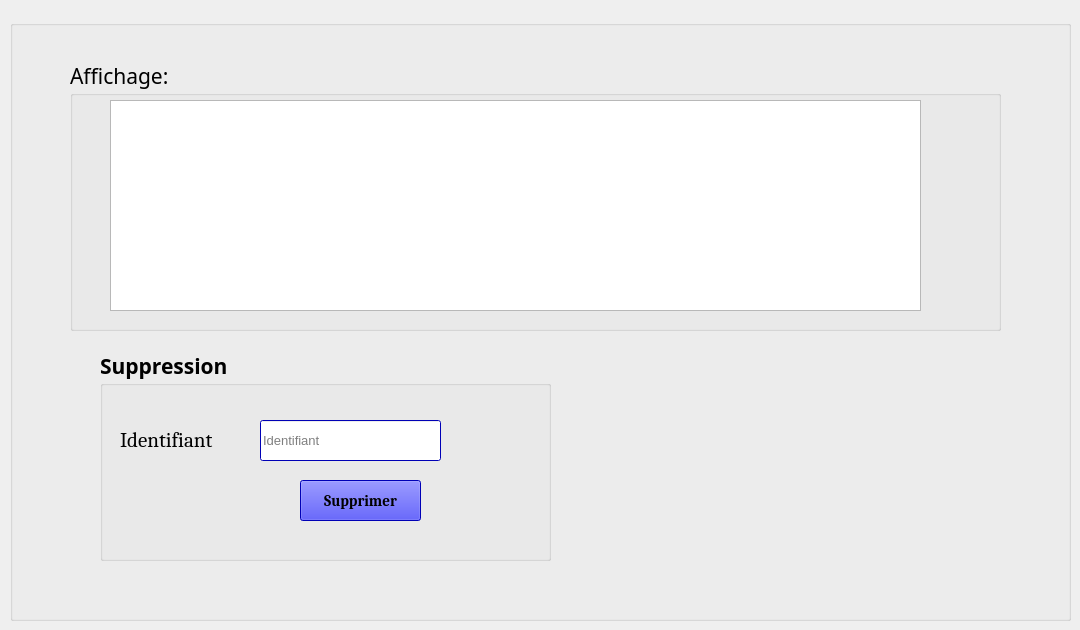
    <widget class="QWidget" name="tab_2">
     <attribute name="title">
      <string>AFFICHAGE</string>
     </attribute>
     <widget class="QGroupBox" name="groupBox_2">
      <property name="geometry">
       <rect>
        <x>10</x>
        <y>20</y>
        <width>1061</width>
        <height>601</height>
       </rect>
      </property>
      <property name="font">
       <font>
        <family>Algerian</family>
        <pointsize>16</pointsize>
        <weight>75</weight>
        <bold>true</bold>
       </font>
      </property>
      <property name="title">
       <string/>
      </property>
      <widget class="QGroupBox" name="groupBox_3">
       <property name="geometry">
        <rect>
         <x>90</x>
         <y>330</y>
         <width>451</width>
         <height>211</height>
        </rect>
       </property>
       <property name="palette">
        <palette>
         <active>
          <colorrole role="WindowText">
           <brush brushstyle="SolidPattern">
            <color alpha="255">
             <red>0</red>
             <green>0</green>
             <blue>0</blue>
            </color>
           </brush>
          </colorrole>
          <colorrole role="Button">
           <brush brushstyle="SolidPattern">
            <color alpha="255">
             <red>0</red>
             <green>0</green>
             <blue>255</blue>
            </color>
           </brush>
          </colorrole>
          <colorrole role="Light">
           <brush brushstyle="SolidPattern">
            <color alpha="255">
             <red>127</red>
             <green>127</green>
             <blue>255</blue>
            </color>
           </brush>
          </colorrole>
          <colorrole role="Midlight">
           <brush brushstyle="SolidPattern">
            <color alpha="255">
             <red>63</red>
             <green>63</green>
             <blue>255</blue>
            </color>
           </brush>
          </colorrole>
          <colorrole role="Dark">
           <brush brushstyle="SolidPattern">
            <color alpha="255">
             <red>0</red>
             <green>0</green>
             <blue>127</blue>
            </color>
           </brush>
          </colorrole>
          <colorrole role="Mid">
           <brush brushstyle="SolidPattern">
            <color alpha="255">
             <red>0</red>
             <green>0</green>
             <blue>170</blue>
            </color>
           </brush>
          </colorrole>
          <colorrole role="Text">
           <brush brushstyle="SolidPattern">
            <color alpha="255">
             <red>0</red>
             <green>0</green>
             <blue>0</blue>
            </color>
           </brush>
          </colorrole>
          <colorrole role="BrightText">
           <brush brushstyle="SolidPattern">
            <color alpha="255">
             <red>255</red>
             <green>255</green>
             <blue>255</blue>
            </color>
           </brush>
          </colorrole>
          <colorrole role="ButtonText">
           <brush brushstyle="SolidPattern">
            <color alpha="255">
             <red>0</red>
             <green>0</green>
             <blue>0</blue>
            </color>
           </brush>
          </colorrole>
          <colorrole role="Base">
           <brush brushstyle="SolidPattern">
            <color alpha="255">
             <red>255</red>
             <green>255</green>
             <blue>255</blue>
            </color>
           </brush>
          </colorrole>
          <colorrole role="Window">
           <brush brushstyle="SolidPattern">
            <color alpha="255">
             <red>0</red>
             <green>0</green>
             <blue>255</blue>
            </color>
           </brush>
          </colorrole>
          <colorrole role="Shadow">
           <brush brushstyle="SolidPattern">
            <color alpha="255">
             <red>0</red>
             <green>0</green>
             <blue>0</blue>
            </color>
           </brush>
          </colorrole>
          <colorrole role="AlternateBase">
           <brush brushstyle="SolidPattern">
            <color alpha="255">
             <red>127</red>
             <green>127</green>
             <blue>255</blue>
            </color>
           </brush>
          </colorrole>
          <colorrole role="ToolTipBase">
           <brush brushstyle="SolidPattern">
            <color alpha="255">
             <red>255</red>
             <green>255</green>
             <blue>220</blue>
            </color>
           </brush>
          </colorrole>
          <colorrole role="ToolTipText">
           <brush brushstyle="SolidPattern">
            <color alpha="255">
             <red>0</red>
             <green>0</green>
             <blue>0</blue>
            </color>
           </brush>
          </colorrole>
          <colorrole role="PlaceholderText">
           <brush brushstyle="SolidPattern">
            <color alpha="128">
             <red>0</red>
             <green>0</green>
             <blue>0</blue>
            </color>
           </brush>
          </colorrole>
         </active>
         <inactive>
          <colorrole role="WindowText">
           <brush brushstyle="SolidPattern">
            <color alpha="255">
             <red>0</red>
             <green>0</green>
             <blue>0</blue>
            </color>
           </brush>
          </colorrole>
          <colorrole role="Button">
           <brush brushstyle="SolidPattern">
            <color alpha="255">
             <red>0</red>
             <green>0</green>
             <blue>255</blue>
            </color>
           </brush>
          </colorrole>
          <colorrole role="Light">
           <brush brushstyle="SolidPattern">
            <color alpha="255">
             <red>127</red>
             <green>127</green>
             <blue>255</blue>
            </color>
           </brush>
          </colorrole>
          <colorrole role="Midlight">
           <brush brushstyle="SolidPattern">
            <color alpha="255">
             <red>63</red>
             <green>63</green>
             <blue>255</blue>
            </color>
           </brush>
          </colorrole>
          <colorrole role="Dark">
           <brush brushstyle="SolidPattern">
            <color alpha="255">
             <red>0</red>
             <green>0</green>
             <blue>127</blue>
            </color>
           </brush>
          </colorrole>
          <colorrole role="Mid">
           <brush brushstyle="SolidPattern">
            <color alpha="255">
             <red>0</red>
             <green>0</green>
             <blue>170</blue>
            </color>
           </brush>
          </colorrole>
          <colorrole role="Text">
           <brush brushstyle="SolidPattern">
            <color alpha="255">
             <red>0</red>
             <green>0</green>
             <blue>0</blue>
            </color>
           </brush>
          </colorrole>
          <colorrole role="BrightText">
           <brush brushstyle="SolidPattern">
            <color alpha="255">
             <red>255</red>
             <green>255</green>
             <blue>255</blue>
            </color>
           </brush>
          </colorrole>
          <colorrole role="ButtonText">
           <brush brushstyle="SolidPattern">
            <color alpha="255">
             <red>0</red>
             <green>0</green>
             <blue>0</blue>
            </color>
           </brush>
          </colorrole>
          <colorrole role="Base">
           <brush brushstyle="SolidPattern">
            <color alpha="255">
             <red>255</red>
             <green>255</green>
             <blue>255</blue>
            </color>
           </brush>
          </colorrole>
          <colorrole role="Window">
           <brush brushstyle="SolidPattern">
            <color alpha="255">
             <red>0</red>
             <green>0</green>
             <blue>255</blue>
            </color>
           </brush>
          </colorrole>
          <colorrole role="Shadow">
           <brush brushstyle="SolidPattern">
            <color alpha="255">
             <red>0</red>
             <green>0</green>
             <blue>0</blue>
            </color>
           </brush>
          </colorrole>
          <colorrole role="AlternateBase">
           <brush brushstyle="SolidPattern">
            <color alpha="255">
             <red>127</red>
             <green>127</green>
             <blue>255</blue>
            </color>
           </brush>
          </colorrole>
          <colorrole role="ToolTipBase">
           <brush brushstyle="SolidPattern">
            <color alpha="255">
             <red>255</red>
             <green>255</green>
             <blue>220</blue>
            </color>
           </brush>
          </colorrole>
          <colorrole role="ToolTipText">
           <brush brushstyle="SolidPattern">
            <color alpha="255">
             <red>0</red>
             <green>0</green>
             <blue>0</blue>
            </color>
           </brush>
          </colorrole>
          <colorrole role="PlaceholderText">
           <brush brushstyle="SolidPattern">
            <color alpha="128">
             <red>0</red>
             <green>0</green>
             <blue>0</blue>
            </color>
           </brush>
          </colorrole>
         </inactive>
         <disabled>
          <colorrole role="WindowText">
           <brush brushstyle="SolidPattern">
            <color alpha="255">
             <red>0</red>
             <green>0</green>
             <blue>127</blue>
            </color>
           </brush>
          </colorrole>
          <colorrole role="Button">
           <brush brushstyle="SolidPattern">
            <color alpha="255">
             <red>0</red>
             <green>0</green>
             <blue>255</blue>
            </color>
           </brush>
          </colorrole>
          <colorrole role="Light">
           <brush brushstyle="SolidPattern">
            <color alpha="255">
             <red>127</red>
             <green>127</green>
             <blue>255</blue>
            </color>
           </brush>
          </colorrole>
          <colorrole role="Midlight">
           <brush brushstyle="SolidPattern">
            <color alpha="255">
             <red>63</red>
             <green>63</green>
             <blue>255</blue>
            </color>
           </brush>
          </colorrole>
          <colorrole role="Dark">
           <brush brushstyle="SolidPattern">
            <color alpha="255">
             <red>0</red>
             <green>0</green>
             <blue>127</blue>
            </color>
           </brush>
          </colorrole>
          <colorrole role="Mid">
           <brush brushstyle="SolidPattern">
            <color alpha="255">
             <red>0</red>
             <green>0</green>
             <blue>170</blue>
            </color>
           </brush>
          </colorrole>
          <colorrole role="Text">
           <brush brushstyle="SolidPattern">
            <color alpha="255">
             <red>0</red>
             <green>0</green>
             <blue>127</blue>
            </color>
           </brush>
          </colorrole>
          <colorrole role="BrightText">
           <brush brushstyle="SolidPattern">
            <color alpha="255">
             <red>255</red>
             <green>255</green>
             <blue>255</blue>
            </color>
           </brush>
          </colorrole>
          <colorrole role="ButtonText">
           <brush brushstyle="SolidPattern">
            <color alpha="255">
             <red>0</red>
             <green>0</green>
             <blue>127</blue>
            </color>
           </brush>
          </colorrole>
          <colorrole role="Base">
           <brush brushstyle="SolidPattern">
            <color alpha="255">
             <red>0</red>
             <green>0</green>
             <blue>255</blue>
            </color>
           </brush>
          </colorrole>
          <colorrole role="Window">
           <brush brushstyle="SolidPattern">
            <color alpha="255">
             <red>0</red>
             <green>0</green>
             <blue>255</blue>
            </color>
           </brush>
          </colorrole>
          <colorrole role="Shadow">
           <brush brushstyle="SolidPattern">
            <color alpha="255">
             <red>0</red>
             <green>0</green>
             <blue>0</blue>
            </color>
           </brush>
          </colorrole>
          <colorrole role="AlternateBase">
           <brush brushstyle="SolidPattern">
            <color alpha="255">
             <red>0</red>
             <green>0</green>
             <blue>255</blue>
            </color>
           </brush>
          </colorrole>
          <colorrole role="ToolTipBase">
           <brush brushstyle="SolidPattern">
            <color alpha="255">
             <red>255</red>
             <green>255</green>
             <blue>220</blue>
            </color>
           </brush>
          </colorrole>
          <colorrole role="ToolTipText">
           <brush brushstyle="SolidPattern">
            <color alpha="255">
             <red>0</red>
             <green>0</green>
             <blue>0</blue>
            </color>
           </brush>
          </colorrole>
          <colorrole role="PlaceholderText">
           <brush brushstyle="SolidPattern">
            <color alpha="128">
             <red>0</red>
             <green>0</green>
             <blue>0</blue>
            </color>
           </brush>
          </colorrole>
         </disabled>
        </palette>
       </property>
       <property name="font">
        <font>
         <family>Algerian</family>
         <pointsize>16</pointsize>
         <weight>75</weight>
         <bold>true</bold>
        </font>
       </property>
       <property name="title">
        <string>Suppression</string>
       </property>
       <widget class="QLineEdit" name="le_id_supp">
        <property name="geometry">
         <rect>
          <x>160</x>
          <y>70</y>
          <width>181</width>
          <height>41</height>
         </rect>
        </property>
        <property name="font">
         <font>
          <family>Arial</family>
          <pointsize>10</pointsize>
          <weight>50</weight>
          <bold>false</bold>
         </font>
        </property>
        <property name="placeholderText">
         <string>Identifiant</string>
        </property>
       </widget>
       <widget class="QPushButton" name="pb_supprimer">
        <property name="geometry">
         <rect>
          <x>200</x>
          <y>130</y>
          <width>121</width>
          <height>41</height>
         </rect>
        </property>
        <property name="font">
         <font>
          <family>Cambria</family>
          <pointsize>11</pointsize>
          <weight>75</weight>
          <bold>true</bold>
         </font>
        </property>
        <property name="text">
         <string>Supprimer</string>
        </property>
       </widget>
       <widget class="QLabel" name="label_7">
        <property name="geometry">
         <rect>
          <x>20</x>
          <y>70</y>
          <width>141</width>
          <height>41</height>
         </rect>
        </property>
        <property name="font">
         <font>
          <family>Cambria</family>
          <pointsize>16</pointsize>
          <weight>50</weight>
          <bold>false</bold>
         </font>
        </property>
        <property name="text">
         <string>Identifiant</string>
        </property>
       </widget>
      </widget>
      <widget class="QGroupBox" name="groupBox_8">
       <property name="geometry">
        <rect>
         <x>60</x>
         <y>40</y>
         <width>931</width>
         <height>271</height>
        </rect>
       </property>
       <property name="font">
        <font>
         <family>Algerian</family>
         <pointsize>16</pointsize>
         <weight>50</weight>
         <bold>false</bold>
        </font>
       </property>
       <property name="title">
        <string>Affichage:</string>
       </property>
       <widget class="QTableView" name="tab_employe">
        <property name="geometry">
         <rect>
          <x>40</x>
          <y>40</y>
          <width>811</width>
          <height>211</height>
         </rect>
        </property>
        <property name="font">
         <font>
          <family>Cambria</family>
          <pointsize>10</pointsize>
          <weight>75</weight>
          <bold>true</bold>
         </font>
        </property>
       </widget>
      </widget>
      <zorder>groupBox_8</zorder>
      <zorder>groupBox_3</zorder>
     </widget>
    </widget>
